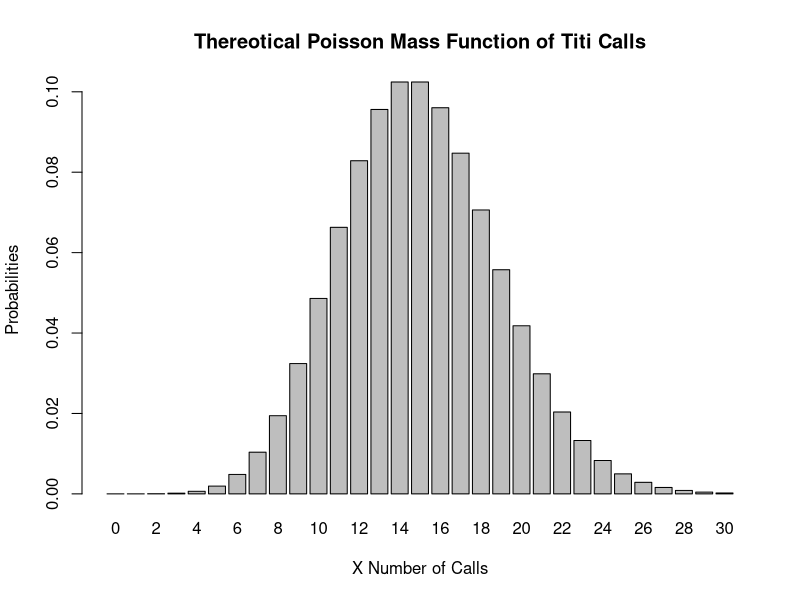
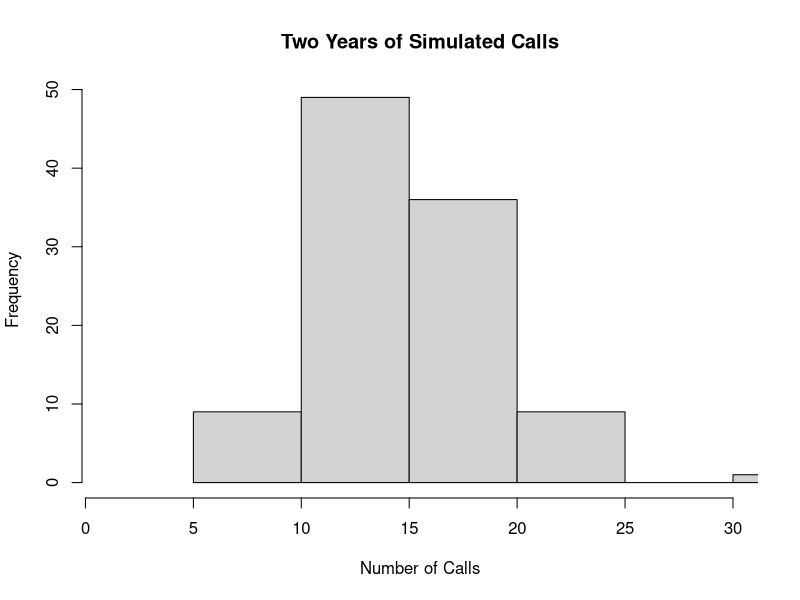
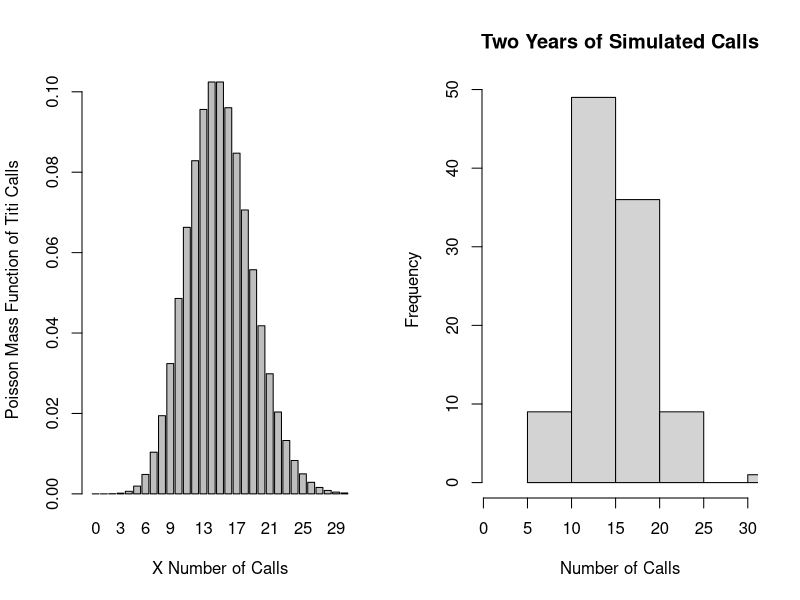

Source code (R) for these figures, in order:
## ---- chunk 1
X<-8
1-ppois(q=X, lambda=15)
## ---- chunk 2
X<-0
dpois(X, lambda = 15)
## ---- chunk 3
X<-3
dpois(X, lambda=15)
## ---- chunk 4
pmf<-barplot(dpois(0:30, lambda = 15), names.arg = 0:30, main =  "Thereotical Poisson Mass Function of Titi Calls", xlab = "X Number of Calls", ylab = "Probabilities")
## ---- chunk 5
set.seed(923)
twoyr<-rpois(104, lambda = 15)
twoyr
## ---- chunk 6
hist(twoyr, xlim = c(1,30), xlab = "Number of Calls", main = "Two Years of Simulated Calls")
## ---- chunk 7
par(mfrow= c(1,2))
barplot(dpois(0:30, lambda = 15), names.arg = 0:30, ylab = "Poisson Mass Function of Titi Calls", xlab = "X Number of Calls")
hist(twoyr, xlim = c(1,30), xlab = "Number of Calls", main = "Two Years of Simulated Calls")
